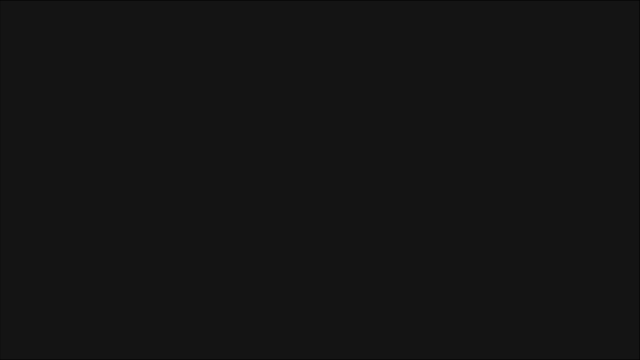
Frame 1 (no input)
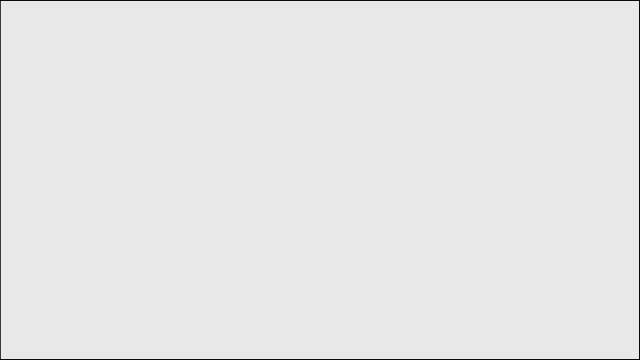
Frame 60 (no input)
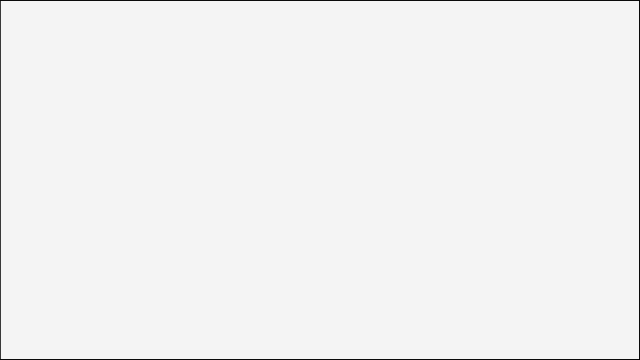
Frame 120 (the mouse pressed at the canvas centre since frame 60)

The p5.js sketch that drew these frames (run headless with seeded random() and noise() and a simulated clock; from frame 60 on, the mouse is pressed at the canvas centre):

// p5.js sketch
// ── sketch.js
// Final piece starter: participants can modify behavior here
function setup(){
  createCanvas(640,360);
  background(10);
}

function draw(){
  fill(255, 10);
  rect(0,0,width,height);
}

// ── artist_template.js
// ============================================================
// ARTIST ARTWORK — TEMPLATE
//
// Welcome.
//
// This file is your personal artwork.
//
// Everything inside this file is yours.
//
// You can:
// - change it
// - delete it
// - replace it completely
//
// The examples below are only starting points.
// You are NOT expected to use all of them.
//
// Start simple.
// Build one rule.
// See where it leads.
//
// Think in systems, not individual shapes.
// Shapes are only the material.
// The interesting part is the rule that controls them.
//
// The goal is not to draw more.
// The goal is to create a rule that can produce change.
//
// Theme:
//
// GROWTH
// (or ALIVE, if that speaks more to you)
//
// ============================================================



// ============================================================
// YOUR CANVAS
// ============================================================
//
// g is your personal canvas.
//
// It behaves exactly like the normal p5 canvas.
//
// The only difference:
//
// background()  → g.background()
// fill()        → g.fill()
// stroke()      → g.stroke()
// ellipse()     → g.ellipse()
// circle()      → g.circle()
// rect()        → g.rect()
// line()        → g.line()
// random()      → g.random()
// noise()       → g.noise()
// sin()         → g.sin()
// cos()         → g.cos()
//
// Your own variables DO NOT use g:
//
// let count = 20;
// let angle = 0;
//
// Everything your system generates on g becomes your contribution
// to the collective artwork.
//
// ============================================================



// ============================================================
// YOUR ARTIST INFO — edit these two lines, nothing else:
// const ARTIST_NAME = "yourname";
// const ARTIST_TITLE = "Untitled";
//
// You do NOT need to rename any function anywhere in this file.
// Everything below runs in its own private space, so your
// artwork never collides with anyone else's even if the function
// inside keeps the exact same name for every artist.
//
// Once you're done and ready to send this back: rename THIS
// FILE from artist_template.js to artist_<yourname>.js. Do this
// LAST, right before sending — if you rename it earlier, your
// own index.html here won't find it anymore (it looks for
// artist_template.js by name). Since you're only sending this
// one file back, not your whole folder, that's fine once you're
// finished.
// ============================================================

(function () {

  const ARTIST_NAME = "yourname";
  const ARTIST_TITLE = "Untitled"; //title of your work

  function drawArtwork(g, t, w, h) {
    // Inputs:
    // g = your personal drawing space
    // t = shared animation time
    // w = width of your drawing space
    // h = height of your drawing space


    // ------------------------------------------------------------
    // BACKGROUND
    //
    // background() is called every frame.
    //
    // A normal background clears previous frames:
    //
    g.background(255);  // white
    // g.background(0);    // black
    //
    // Transparent backgrounds create trails:
    //
    // g.background(255, 20); // white with alpha
    //
    // Try changing this value.
    // Small values preserve memory of previous frames.
    //
    // ------------------------------------------------------------



    // ------------------------------------------------------------
    // VARIABLES
    //
    // Systems often become interesting when only a few
    // numbers change.
    //
    // Try changing these.
    //
    // ------------------------------------------------------------

    let count = 20;
    let spacing = 30;


    // ------------------------------------------------------------
    // COLOR
    //
    // Color can also be controlled by a system.
    //
    // Smooth change:
    //
    // let c = g.noise(t) * 255;
    //
    // Random variation:
    //
    // let c = g.random(255);
    //
    // Try linking color to:
    // - time
    // - position
    // - repetition
    // - movement
    //
    // ------------------------------------------------------------

    let c = g.noise(t * 0.2) * 255;


    // ------------------------------------------------------------
    // BASIC SHAPES
    //
    // Replace these.
    // Combine them.
    // Make rules.
    //
    // ------------------------------------------------------------

    for (let i = 0; i < 10; i++) {

      let x = g.noise(i, t * 0.1) * (w / 3);
      let y = g.noise(i + 100, t * 0.1) * h;
      let size = 30 + g.noise(i + 200, t * 0.2) * 80;

      g.stroke(0)
      // g.stroke(c/2);
      g.strokeWeight(4);
      g.noFill();
      g.rect(x, y, size, size);

    }


    // Other primitives:
    //
    // Points and lines:
    //
    // g.point(x, y)              // single pixel
    // g.line(x1, y1, x2, y2)     // line between two points
    //
    // Basic shapes:
    //
    // g.circle(x, y, size)               // circle
    // g.ellipse(x, y, width, height)     // stretched circle
    // g.square(x, y, size)               // square
    // g.rect(x, y, width, height)        // rectangle
    //
    // Curves and custom shapes:
    //
    // g.arc()                    // part of a circle
    //
    // g.beginShape();
    // g.vertex(x, y);
    // g.vertex(x, y);
    // g.endShape();              // create your own shape


    // Shapes are just building blocks.
    // Combine simple things and create your own rules.


    // ------------------------------------------------------------
    // TIME
    //
    // t is the shared clock of the artwork.
    //
    // Everything can change over time:
    // position, size, color, structure.
    //
    // Try:
    //
    // g.sin(t)
    // g.cos(t)
    // g.noise(t)
    // g.noise(t * 0.2)
    // g.noise(t * 5)
    //
    // Slow.
    // Fast.
    // Smooth.
    //
    // ------------------------------------------------------------

    let size = 80 + g.noise(t * 0.5) * 180;

    g.noStroke();
    g.fill(0);
    g.circle(w / 3, h / 2, size);


    // ------------------------------------------------------------
    // RANDOMNESS
    //
    // Randomness creates variation.
    //
    // Try replacing:
    //
    // g.random(...)
    //
    // with:
    //
    // g.noise(...)
    //
    // Notice how different the movement feels.
    //
    // ------------------------------------------------------------


    // ------------------------------------------------------------
    // REPETITION
    //
    // Growth often comes from repetition.
    // Repetition alone may not be interesting.
    // Variation inside repetition creates life.
    // ------------------------------------------------------------

    for (let i = 0; i < count; i++) {

      let x = i * spacing;

      // g.circle(w-x, h * 0.75, 20);
      g.circle(w - x, h * 0.75, 10 + g.noise(i) * 50);


    }



    // ------------------------------------------------------------
    // GRID SYSTEMS
    //
    // A grid creates a space where simple rules
    // can create complex behaviour.
    //
    // Later, grids can become:
    // - cells
    // - neighbourhoods
    // - growth patterns
    //
    // ------------------------------------------------------------

    /*
    for (let y = 0; y < h; y += 40) {
      for (let x = 0; x < w; x += 40) {

        g.circle(x, y, 10);

      }
    }
    */



    // ------------------------------------------------------------
    // INTERACTION
    //
    // Your artwork can also react to the mouse.
    //
    // Try:
    //
    // g.mouseX
    // g.mouseY
    //
    // ------------------------------------------------------------



    // ------------------------------------------------------------
    // IF NOTHING APPEARS
    //
    // Check:
    //
    // - Did you use g. before drawing commands?
    // - Did you call g.background()?
    // - Is your shape outside the canvas?
    // - Is your fill transparent?
    //
    // ------------------------------------------------------------



    // ------------------------------------------------------------
    // YOUR SYSTEM
    //
    // Delete everything above if you want. This template is only a starting point.
    //
    // If you already have an idea:
    // ignore this example and build your own system.
    //
    // Keep one idea.
    // Invent one rule.
    // Let the system surprise you.
    //
    // Questions:
    //
    // What grows?
    // What disappears?
    // What transforms?
    // What interacts?
    //
    // There is no correct solution.
    //
    // ------------------------------------------------------------

  }

  // Registers your work with the collective piece. It won't do
  // anything while you're working here (no ARTISTS registry
  // exists in this standalone folder, so it just skips itself).
  if (typeof ARTISTS !== "undefined") {
    ARTISTS.push({ name: ARTIST_NAME, title: ARTIST_TITLE, draw: drawArtwork });
  }

  // used only by the standalone preview below — always leave
  // these two lines exactly as they are
  PREVIEW_DRAW = drawArtwork;
  PREVIEW_LABEL = `${ARTIST_NAME} - ${ARTIST_TITLE}`;

})();


// ============================================================
// STANDALONE PREVIEW — nothing to touch below this line. It
// runs your artwork at full size, styled the same way the final
// collective piece will look, so what you see here while you
// build is what it'll look like on the day. Nothing here gets
// copied over — only your artwork above does.
// ============================================================

var PREVIEW_DRAW;
var PREVIEW_LABEL;
var previewT = 0;
var previewBuffer;

function setup() {
  document.title = PREVIEW_LABEL;
  let canvas = createCanvas(800, 800);
  canvas.parent("canvas-holder");
  previewBuffer = createGraphics(800, 800);
}

function draw() {
  previewT += 0.003;
  PREVIEW_DRAW(previewBuffer, previewT, width, height);
  image(previewBuffer, 0, 0);
}
// ── style.css
body {
  margin: 0;
  height: 100vh;

  display: flex;
  justify-content: center;
  align-items: center;

  background: #f4f4f2;
}

#artwork-container {
  display: flex;
  flex-direction: column;
  align-items: center;
}

canvas {
  display: block;
  border: 1px solid #d5d5d5; 
  /* cursor: none; */
}
